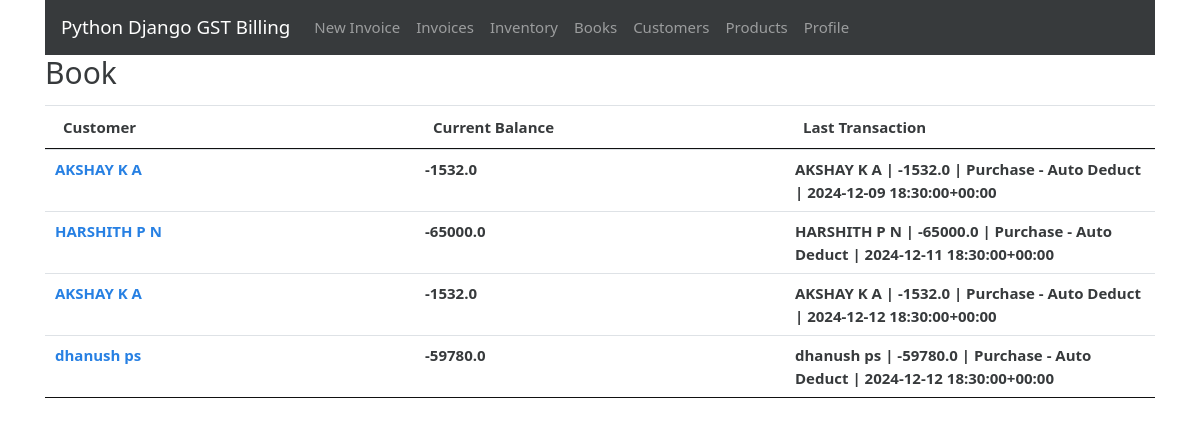
The app's page /books (signed in) with its own data.
### gstbillingapp/models.py (models this page shows, shortened)
class Book(models.Model):
    user = models.ForeignKey(User, null=True, blank=True, on_delete=models.SET_NULL)
    customer = models.ForeignKey(Customer, null=True, blank=True, on_delete=models.SET_NULL)
    current_balance = models.FloatField(default=0)
    last_log = models.ForeignKey('BookLog', null=True, blank=True, default=None, on_delete=models.SET_NULL)

class Customer(models.Model):
    user = models.ForeignKey(User, null=True, blank=True, on_delete=models.SET_NULL)
    customer_name = models.CharField(max_length=200)
    customer_address = models.TextField(max_length=600, blank=True, null=True)
    customer_phone = models.CharField(max_length=14, blank=True, null=True)
    customer_gst = models.CharField(max_length=15, blank=True, null=True)

class BookLog(models.Model):
    parent_book = models.ForeignKey(Book, null=True, blank=True, on_delete=models.CASCADE)
    date = models.DateTimeField(default=datetime.now, blank=True, null=True)
    last_modified = models.DateTimeField(auto_now=True)
    CHANGE_TYPES = [
        (0, 'Paid'),
        (1, 'Purchased Items'),
        (2, 'Sold Items'),
        (4, 'Other'),
    ]
    change_type = models.IntegerField(choices=CHANGE_TYPES, default=0)
    change = models.FloatField(default=0.0)
    associated_invoice = models.ForeignKey(Invoice, blank=True, null=True, default=None, on_delete=models.SET_NULL)
    description = models.TextField(max_length=600, blank=True, null=True)
    def __str__(self):
        return self.parent_book.customer.customer_name + " | " + str(self.change) + " | " + self.description + " | " + str(self.date)

### gstbillingapp/views.py (the view)
# urls.py: path('books', views.books, name='books'),
@login_required
def books(request):
    context = {}
    context['book_list'] = Book.objects.filter(user=request.user)
    return render(request, 'gstbillingapp/books.html', context)

### gstbillingapp/templates/gstbillingapp/books.html (shortened to what this page needs)
{% extends "gstbillingapp/base.html" %}
{% load static %}
{% block content %}
<div class="row">
	<div class="col">
		<h2>Book</h2>
	</div>
</div>
<table class="table table-hover font-weight-bold" id="book-table">
	<thead>
		<tr>
			<th>Customer</th>
			<th>Current Balance</th>
			<th>Last Transaction</th>
		</tr>
	</thead>
	<tbody class="two-col-form">
		{% for book in book_list %}
		<tr onclick="window.location='{% url 'book_logs' book.id %}';">
			<td><a href="{% url 'book_logs' book.id %}">{{book.customer.customer_name}}</a></td>
			<td>{{book.current_balance}}</td>
			<td>{{book.last_log}}</td>
		</tr>
		{% endfor %}
	</tbody>
</table>
{% endblock %}

### gstbillingapp/static/gstbillingapp/main.css (style rules this page uses)
.two-col-form td, .two-col-form th { width: 25%; }

### records on screen
Book: customer.customer_name "AKSHAY K A", current_balance "-1532.0", last_log "AKSHAY K A | -1532.0 | Purchase - Auto Deduct | 2024-12-09 18:30:00+00:00"
Book: customer.customer_name "HARSHITH P N", current_balance "-65000.0", last_log "HARSHITH P N | -65000.0 | Purchase - Auto Deduct | 2024-12-11 18:30:00+00:00"
Book: customer.customer_name "AKSHAY K A", current_balance "-1532.0", last_log "AKSHAY K A | -1532.0 | Purchase - Auto Deduct | 2024-12-12 18:30:00+00:00"
Book: customer.customer_name "dhanush ps", current_balance "-59780.0", last_log "dhanush ps | -59780.0 | Purchase - Auto Deduct | 2024-12-12 18:30:00+00:00"
